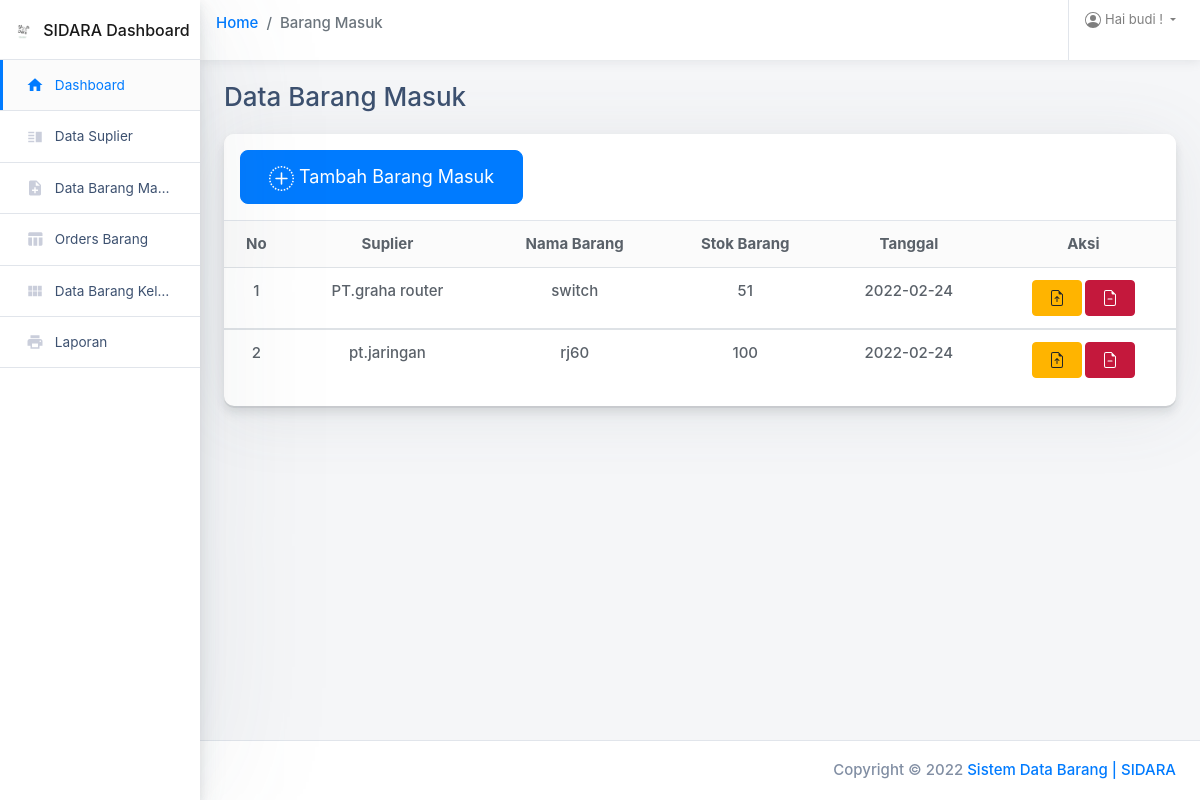
/barangmasuk.php (signed in), run on the app's committed database.
### tables this page shows
CREATE TABLE `barang_masuk` (
  `id_barang_masuk` int(11) NOT NULL,
  `id_supplier` int(11) NOT NULL,
  `nama_barang` varchar(20) NOT NULL,
  `stok` int(11) NOT NULL,
  `tanggal` date NOT NULL
);

CREATE TABLE `supplier` (
  `id_supplier` int(11) NOT NULL,
  `nama_supplier` varchar(30) NOT NULL,
  `no_telp_supplier` varchar(15) NOT NULL,
  `alamat` varchar(100) NOT NULL
);

### barangmasuk.php (the view, shortened to what this page needs)
<?php
require 'function.php';
$barang = mysqli_query($conn, "SELECT * FROM barang_masuk join supplier on barang_masuk.id_supplier = supplier.id_supplier");
?>
<!doctype html>
<html class="no-js h-100" lang="en">
<head>
    <link href="https://use.fontawesome.com/releases/v5.0.6/css/all.css" rel="stylesheet">
    <link rel="stylesheet" href="https://stackpath.bootstrapcdn.com/bootstrap/4.1.3/css/bootstrap.min.css">
    <link rel="stylesheet" id="main-stylesheet" data-version="1.1.0" href="styles/shards-dashboards.1.1.0.min.css">
    <link rel="stylesheet" href="styles/extras.1.1.0.min.css">
</head>
<body class="h-100">
    <div class="container-fluid">
        <div class="row">
            <aside class="main-sidebar col-12 col-md-3 col-lg-2 px-0">
                <div class="main-navbar">
                    <nav class="navbar align-items-stretch navbar-light bg-white flex-md-nowrap border-bottom p-0">
                        <a class="navbar-brand w-100 mr-0" href="dashboard.php" style="line-height: 25px;">
                            <div class="d-table m-auto">
                                <img id="main-logo" class="d-inline-block align-top mr-1" style="max-width: 25px;" src="images/logosidara.png" alt="Shards Dashboard">
                                <span class="d-none d-md-inline ml-1">SIDARA Dashboard</span>
                            </div>
                        </a>
                    </nav>
                </div>
                <div class="nav-wrapper">
                    <ul class="nav flex-column">
                        <li class="nav-item">
                            <a class="nav-link active" href="dashboard.php">
                                <i class="material-icons">home</i>
                                <span>Dashboard</span>
                            </a>
                        </li>
                        <li class="nav-item">
                            <a class="nav-link " href="suplier.php">
                                <i class="material-icons">vertical_split</i>
                                <span>Data Suplier</span>
                            </a>
                        </li>
                        <li class="nav-item">
                            <a class="nav-link " href="barangmasuk.php">
                                <i class="material-icons">note_add</i>
                                <span>Data Barang Masuk</span>
                            </a>
                        </li>
                        <li class="nav-item">
                            <a class="nav-link " href="permintaanbarang.php">
                                <i class="material-icons">table_chart</i>
                                <span>Orders Barang</span>
                            </a>
                        </li>
                        <li class="nav-item">
                            <a class="nav-link " href="barangkeluar.php">
                                <i class="material-icons">view_module</i>
                                <span>Data Barang Keluar</span>
                            </a>
                        </li>
                        <li class="nav-item">
                            <a class="nav-link " href="laporan.php">
                                <i class="material-icons">print</i>
                                <span>Laporan</span>
                            </a>
                        </li>
                    </ul>
                </div>
            </aside>
            <main class="main-content col-lg-10 col-md-9 col-sm-12 p-0 offset-lg-2 offset-md-3">
                <div class="main-navbar sticky-top bg-white">
                    <nav class="navbar align-items-stretch navbar-light flex-md-nowrap p-0">
                        <form action="#" class="main-navbar__search w-100 d-none d-md-flex d-lg-flex">
                            <nav aria-label="breadcrumb">
                                <ol class="breadcrumb bg-transparent ">
                                    <li class="breadcrumb-item "><a href="dashboard.php">Home</a></li>
                                    <li class="breadcrumb-item active" aria-current="page">Barang Masuk</li>
                                </ol>
                            </nav>
                        </form>
                        <ul class="navbar-nav border-left flex-row ">
                            <li class="nav-item dropdown">
                                <a class="nav-link dropdown-toggle text-nowrap px-3" data-toggle="dropdown" href="#" role="button" aria-haspopup="true" aria-expanded="false">
                                    <span class="d-none d-md-inline-block">Hai <?php echo $_SESSION['username']; ?> !</span>
                                </a>
                            </li>
                        </ul>
                    </nav>
                </div>
                <div class="main-content-container container-fluid px-4">
                    <div class="page-header row no-gutters py-4">
                        <div class="col-12 col-sm-4 text-center text-sm-left mb-0">
                            <h3 class="page-title">Data Barang Masuk</h3>
                        </div>
                    </div>
                    <div class="row">
                        <div class="col">
                            <div class="card card-small mb-4">
                                <div class="card-header border-bottom" data-bs-toggle="modal" data-bs-target="#tambahdata">
                                    <button type="button" class="btn btn-primary btn-lg"> Tambah Barang Masuk</button>
                                </div>
                                <div class="card-body p-0 pb-3 text-center">
                                    <table class="table mb-0">
                                        <thead class="bg-light">
                                            <tr>
                                                <th scope="col" class="border-0">No</th>
                                                <th scope="col" class="border-0">Suplier</th>
                                                <th scope="col" class="border-0">Nama Barang</th>
                                                <th scope="col" class="border-0">Stok Barang</th>
                                                <th scope="col" class="border-0">Tanggal</th>
                                                <th scope="col" class="border-0">Aksi</th>
                                            </tr>
                                        </thead>
                                        <?php $i = 1; ?>
                                        <?php while ($barangMasuk = mysqli_fetch_array($barang)) : ?>
                                            <tbody>
                                                <tr>
                                                    <td><?= $i; ?></td>
                                                    <td><?= $barangMasuk["nama_supplier"]; ?></td>
                                                    <td><?= $barangMasuk["nama_barang"]; ?></td>
                                                    <td><?= $barangMasuk["stok"]; ?></td>
                                                    <td><?= $barangMasuk["tanggal"]; ?></td>
                                                    <td>
                                                        <a data-bs-toggle="modal" data-bs-target="#ubahdata<?= $barangMasuk["id_barang_masuk"]; ?>" class="text-secondary font-weight-bold text-xs" data-toggle="tooltip" data-original-title="Edit suplier">
                                                            <div class="d-grid gap-2 d-md-block">
                                                                <button class="btn btn-warning" type="button"></button>
                                                        </a>
                                                        <a href="hapusBarangMasuk.php?delbrg=<?= $barangMasuk["id_barang_masuk"]; ?>">
                                                            <button class="btn btn-danger" type="button"></button>
                                                        </a>
                                </div>
                                <?php $i++; ?>
                            <?php endwhile; ?>
                            </div>
                        </div>
                    </div>
                </div>
        </div>
        <footer class="main-footer d-flex p-2 px-3 bg-white border-top">
            <span class="copyright ml-auto my-auto mr-2">Copyright © 2022
                <a href="https://designrevision.com" rel="nofollow">Sistem Data Barang | SIDARA </a>
            </span>
        </footer>
</body>
</html>

### data on the page
barang_masuk: id_supplier.nama_supplier "PT.graha router", nama_barang "switch", stok "51", tanggal "2022-02-24"
barang_masuk: id_supplier.nama_supplier "pt.jaringan", nama_barang "rj60", stok "100", tanggal "2022-02-24"

### other printed values
$_SESSION['username'] "budi"
